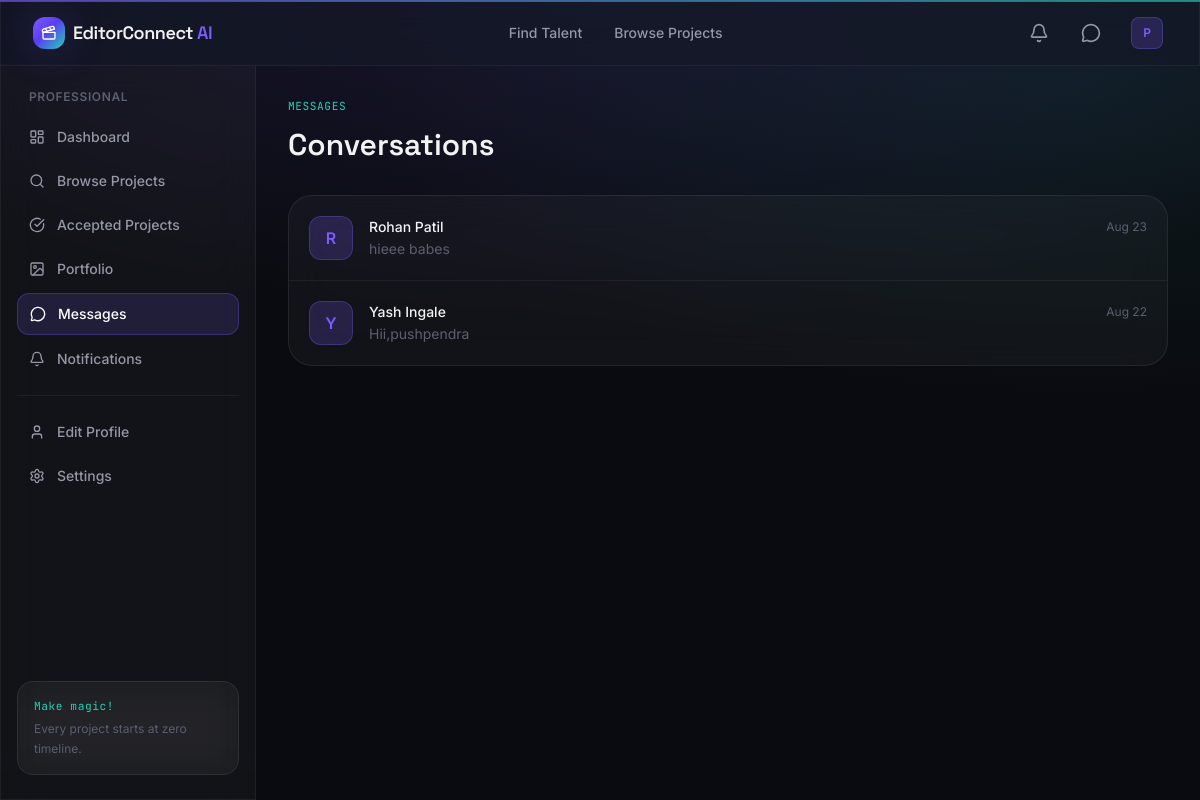
Page /messages (signed in) on the committed database.
### models/user.py (models this page shows, shortened)
class User(UserMixin, db.Model):
    __tablename__ = "users"
    id = db.Column(db.Integer, primary_key=True)
    name = db.Column(db.String(120), nullable=False)
    email = db.Column(db.String(150), unique=True, nullable=False, index=True)
    phone = db.Column(db.String(30))
    password_hash = db.Column(db.String(255), nullable=False)
    role = db.Column(db.String(20), nullable=False, default="client")
    is_active_account = db.Column(db.Boolean, default=True)
    is_verified = db.Column(db.Boolean, default=False)
    dark_mode = db.Column(db.Boolean, default=True)
    avatar = db.Column(db.String(255), default="default-avatar.png")
    created_at = db.Column(db.DateTime, default=lambda: datetime.now(timezone.utc))
    professional_profile = db.relationship(
        "Professional", backref="user", uselist=False, cascade="all, delete-orphan"
    )
    projects = db.relationship(
        "Project", backref="client", lazy="dynamic", cascade="all, delete-orphan",
        foreign_keys="Project.client_id"
    )
    notifications = db.relationship(
        "Notification", backref="user", lazy="dynamic", cascade="all, delete-orphan"
    )
    @property
    def is_professional(self):
        return self.role == "professional"
    @property
    def is_client(self):
        return self.role == "client"
    def unread_notification_count(self):
        return self.notifications.filter_by(is_read=False).count()

### models/message.py (models this page shows, shortened)
class Message(db.Model):
    __tablename__ = "messages"
    id = db.Column(db.Integer, primary_key=True)
    conversation_id = db.Column(db.Integer, db.ForeignKey("conversations.id"), nullable=False)
    sender_id = db.Column(db.Integer, db.ForeignKey("users.id"), nullable=False)
    body = db.Column(db.Text, nullable=False)
    is_read = db.Column(db.Boolean, default=False)
    created_at = db.Column(db.DateTime, default=lambda: datetime.now(timezone.utc))
    sender = db.relationship("User", foreign_keys=[sender_id])

### routes/messages.py (the view)
@messages_bp.route("/messages")
@login_required
def conversations():
    convos = Conversation.query.filter(
        or_(Conversation.user_one_id == current_user.id, Conversation.user_two_id == current_user.id)
    ).order_by(Conversation.last_message_at.desc()).all()
    convo_data = []
    for c in convos:
        other = c.other_user(current_user.id)
        convo_data.append({
            "conversation": c,
            "other_user": other,
            "last_message": c.last_message(),
            "unread": c.unread_count_for(current_user.id),
        })
    return render_template("messages/conversations.html", convo_data=convo_data)

### models/message.py (called while the page is built)
    def other_user(self, current_user_id):
        return self.user_two if self.user_one_id == current_user_id else self.user_one

    def last_message(self):
        return self.messages.order_by(Message.created_at.desc()).first()

    def unread_count_for(self, user_id):
        return self.messages.filter(
            Message.sender_id != user_id, Message.is_read.is_(False)
        ).count()

### models/user.py (called while the page is built)
@login_manager.user_loader
def load_user(user_id):
    return User.query.get(int(user_id))

### templates/messages/conversations.html (shortened to what this page needs)
{% extends "base.html" %}
{% block content %}
<p class="timecode mb-3">MESSAGES</p>
<h1 class="font-display text-3xl font-semibold mb-8">Conversations</h1>
{% if convo_data %}
<div class="glass rounded-3xl divide-y divide-white/5 overflow-hidden">
  {% for entry in convo_data %}
  <a href="{{ url_for('messages.chat', user_id=entry.other_user.id) }}" class="flex items-center gap-4 p-5 hover:bg-white/5 transition-colors">
    <div class="w-11 h-11 rounded-xl bg-violet-glow/20 border border-violet-glow/30 flex items-center justify-center font-semibold text-violet-glow flex-shrink-0">
      {{ entry.other_user.name[0]|upper }}
    </div>
    <div class="flex-1 min-w-0">
      <div class="flex items-center justify-between">
        <p class="font-medium text-sm">{{ entry.other_user.name }}</p>
        {% if entry.last_message %}
        <span class="text-xs text-ink-faint">{{ entry.last_message.created_at.strftime('%b %d') }}</span>
        {% endif %}
      </div>
      <p class="text-sm text-ink-faint truncate mt-0.5">
        {% if entry.last_message %}{{ entry.last_message.body }}{% else %}No messages yet{% endif %}
      </p>
    </div>
  </a>
  {% endfor %}
</div>
{% else %}
<div class="glass rounded-3xl p-16 text-center">
  <i data-lucide="message-circle" class="w-10 h-10 text-ink-faint mx-auto mb-4"></i>
  <p class="font-medium mb-1">No conversations yet</p>
  <p class="text-sm text-ink-faint">Messages with clients or professionals will show up here.</p>
</div>
{% endif %}
{% endblock %}

### templates/partials/navbar.html (shortened to what this page needs)
<nav class="sticky top-0 z-40 glass-strong border-b border-white/5">
  <div class="max-w-7xl mx-auto px-4 sm:px-6 lg:px-8">
    <div class="flex items-center justify-between h-16">
      <a href="{{ url_for('main.index') }}" class="flex items-center gap-2 group">
        <div class="w-8 h-8 rounded-xl bg-grade-gradient flex items-center justify-center shadow-glow">
          <i data-lucide="clapperboard" class="w-4 h-4 text-white"></i>
        </div>
        <span class="font-display font-semibold text-lg tracking-tight">EditorConnect <span class="text-violet-glow">AI</span></span>
      </a>
      <div class="hidden md:flex items-center gap-8 text-sm font-medium text-ink-muted">
        <a href="{{ url_for('main.professionals') }}" class="hover:text-ink transition-colors">Find Talent</a>
        <a href="{{ url_for('main.projects') }}" class="hover:text-ink transition-colors">Browse Projects</a>
      </div>
      <div class="flex items-center gap-3">
        {% if current_user.is_authenticated %}
          <a href="{{ url_for('notifications.index') }}" class="relative w-10 h-10 rounded-xl flex items-center justify-center hover:bg-white/5 transition-colors">
            <i data-lucide="bell" class="w-5 h-5 text-ink-muted"></i>
          </a>
          <a href="{{ url_for('messages.conversations') }}" class="w-10 h-10 rounded-xl flex items-center justify-center hover:bg-white/5 transition-colors">
            <i data-lucide="message-circle" class="w-5 h-5 text-ink-muted"></i>
          </a>
          <div class="relative group">
            <button class="flex items-center gap-2 pl-2 pr-1 py-1 rounded-xl hover:bg-white/5 transition-colors">
              <div class="w-8 h-8 rounded-lg bg-violet-glow/20 border border-violet-glow/30 flex items-center justify-center text-xs font-semibold text-violet-glow">
                {{ current_user.name[0]|upper }}
              </div>
            </button>
          </div>
        {% else %}
          <a href="{{ url_for('auth.login') }}" class="px-4 py-2 text-sm font-medium text-ink-muted hover:text-ink transition-colors">Log in</a>
          <a href="{{ url_for('auth.register') }}" class="px-4 py-2 text-sm font-medium rounded-xl btn-gradient text-white shadow-glow">Get Started</a>
        {% endif %}
      </div>
    </div>
  </div>
</nav>

### static/css/style.css (style rules this page uses)
body { background-image: radial-gradient(ellipse 80% 50% at 50% -10%, rgba(124,92,255,0.15), transparent), radial-gradient(ellipse 60% 40% at 90% 10%, rgba(34,211,184,0.08), transparent); background-attachment: fixed; }
.glass { background: rgba(255,255,255,0.035); backdrop-filter: blur(20px); -webkit-backdrop-filter: blur(20px); border: 1px solid rgba(255,255,255,0.08); }
.glass-strong { background: rgba(21,24,39,0.75); backdrop-filter: blur(24px); -webkit-backdrop-filter: blur(24px); border: 1px solid rgba(255,255,255,0.1); }
.timecode { font-family: 'JetBrains Mono', monospace; letter-spacing: 0.05em; color: #22D3B8; font-size: 0.7rem; }
a, button { outline-color: #7C5CFF; }

### rows in the picture
User: name "P"
User: other_user "R", other_user.name "Rohan Patil"
Message: last_message.created_at "Aug 23", last_message.body "hieee babes"
User: other_user "Y", other_user.name "Yash Ingale"
Message: last_message.created_at "Aug 22", last_message.body "Hii,pushpendra"

### other values in the picture
{{ label }} "Dashboard Browse Projects Accepted Projects Portfolio Messages Notifications Edit Profile Settings"
